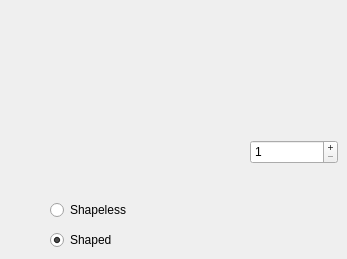
          <widget class="QWidget" name="craftingTab">
           <attribute name="title">
            <string>Crafting</string>
           </attribute>
           <widget class="QPushButton" name="slot0Button">
            <property name="geometry">
             <rect>
              <x>40</x>
              <y>40</y>
              <width>50</width>
              <height>50</height>
             </rect>
            </property>
            <property name="toolTip">
             <string>&lt;html&gt;&lt;head/&gt;&lt;body&gt;&lt;p&gt;A slot representing a crafting table slot!&lt;/p&gt;&lt;/body&gt;&lt;/html&gt;</string>
            </property>
            <property name="text">
             <string/>
            </property>
            <property name="flat">
             <bool>true</bool>
            </property>
           </widget>
           <widget class="QPushButton" name="slot1Button">
            <property name="geometry">
             <rect>
              <x>90</x>
              <y>40</y>
              <width>50</width>
              <height>50</height>
             </rect>
            </property>
            <property name="toolTip">
             <string>&lt;html&gt;&lt;head/&gt;&lt;body&gt;&lt;p&gt;A slot representing a crafting table slot!&lt;/p&gt;&lt;/body&gt;&lt;/html&gt;</string>
            </property>
            <property name="text">
             <string/>
            </property>
            <property name="flat">
             <bool>true</bool>
            </property>
           </widget>
           <widget class="QPushButton" name="slot2Button">
            <property name="geometry">
             <rect>
              <x>140</x>
              <y>40</y>
              <width>50</width>
              <height>50</height>
             </rect>
            </property>
            <property name="toolTip">
             <string>&lt;html&gt;&lt;head/&gt;&lt;body&gt;&lt;p&gt;A slot representing a crafting table slot!&lt;/p&gt;&lt;/body&gt;&lt;/html&gt;</string>
            </property>
            <property name="text">
             <string/>
            </property>
            <property name="flat">
             <bool>true</bool>
            </property>
           </widget>
           <widget class="QPushButton" name="slot3Button">
            <property name="geometry">
             <rect>
              <x>40</x>
              <y>90</y>
              <width>50</width>
              <height>50</height>
             </rect>
            </property>
            <property name="toolTip">
             <string>&lt;html&gt;&lt;head/&gt;&lt;body&gt;&lt;p&gt;A slot representing a crafting table slot!&lt;/p&gt;&lt;/body&gt;&lt;/html&gt;</string>
            </property>
            <property name="text">
             <string/>
            </property>
            <property name="flat">
             <bool>true</bool>
            </property>
           </widget>
           <widget class="QPushButton" name="slot4Button">
            <property name="geometry">
             <rect>
              <x>90</x>
              <y>90</y>
              <width>50</width>
              <height>50</height>
             </rect>
            </property>
            <property name="toolTip">
             <string>&lt;html&gt;&lt;head/&gt;&lt;body&gt;&lt;p&gt;A slot representing a crafting table slot!&lt;/p&gt;&lt;/body&gt;&lt;/html&gt;</string>
            </property>
            <property name="text">
             <string/>
            </property>
            <property name="flat">
             <bool>true</bool>
            </property>
           </widget>
           <widget class="QPushButton" name="slot5Button">
            <property name="geometry">
             <rect>
              <x>140</x>
              <y>90</y>
              <width>50</width>
              <height>50</height>
             </rect>
            </property>
            <property name="toolTip">
             <string>&lt;html&gt;&lt;head/&gt;&lt;body&gt;&lt;p&gt;A slot representing a crafting table slot!&lt;/p&gt;&lt;/body&gt;&lt;/html&gt;</string>
            </property>
            <property name="text">
             <string/>
            </property>
            <property name="flat">
             <bool>true</bool>
            </property>
           </widget>
           <widget class="QPushButton" name="slot6Button">
            <property name="geometry">
             <rect>
              <x>40</x>
              <y>140</y>
              <width>50</width>
              <height>50</height>
             </rect>
            </property>
            <property name="toolTip">
             <string>&lt;html&gt;&lt;head/&gt;&lt;body&gt;&lt;p&gt;A slot representing a crafting table slot!&lt;/p&gt;&lt;/body&gt;&lt;/html&gt;</string>
            </property>
            <property name="text">
             <string/>
            </property>
            <property name="flat">
             <bool>true</bool>
            </property>
           </widget>
           <widget class="QPushButton" name="slot7Button">
            <property name="geometry">
             <rect>
              <x>90</x>
              <y>140</y>
              <width>50</width>
              <height>50</height>
             </rect>
            </property>
            <property name="toolTip">
             <string>&lt;html&gt;&lt;head/&gt;&lt;body&gt;&lt;p&gt;A slot representing a crafting table slot!&lt;/p&gt;&lt;/body&gt;&lt;/html&gt;</string>
            </property>
            <property name="text">
             <string/>
            </property>
            <property name="flat">
             <bool>true</bool>
            </property>
           </widget>
           <widget class="QPushButton" name="slot8Button">
            <property name="geometry">
             <rect>
              <x>140</x>
              <y>140</y>
              <width>50</width>
              <height>50</height>
             </rect>
            </property>
            <property name="toolTip">
             <string>&lt;html&gt;&lt;head/&gt;&lt;body&gt;&lt;p&gt;A slot representing a crafting table slot!&lt;/p&gt;&lt;/body&gt;&lt;/html&gt;</string>
            </property>
            <property name="text">
             <string/>
            </property>
            <property name="flat">
             <bool>true</bool>
            </property>
           </widget>
           <widget class="QPushButton" name="slot9Button">
            <property name="geometry">
             <rect>
              <x>250</x>
              <y>90</y>
              <width>50</width>
              <height>50</height>
             </rect>
            </property>
            <property name="toolTip">
             <string>&lt;html&gt;&lt;head/&gt;&lt;body&gt;&lt;p&gt;The output of the crafting recipe. Can have any Minecraft block or item, as well as any custom blocks or items.&lt;/p&gt;&lt;/body&gt;&lt;/html&gt;</string>
            </property>
            <property name="text">
             <string/>
            </property>
            <property name="flat">
             <bool>true</bool>
            </property>
           </widget>
           <widget class="QSpinBox" name="slot9Count">
            <property name="geometry">
             <rect>
              <x>250</x>
              <y>140</y>
              <width>88</width>
              <height>24</height>
             </rect>
            </property>
            <property name="toolTip">
             <string>&lt;html&gt;&lt;head/&gt;&lt;body&gt;&lt;p&gt;The amount of your output. If this is higher than the max stack size of your output item, your datapack will crash!&lt;/p&gt;&lt;/body&gt;&lt;/html&gt;</string>
            </property>
            <property name="buttonSymbols">
             <enum>QAbstractSpinBox::ButtonSymbols::PlusMinus</enum>
            </property>
            <property name="minimum">
             <number>1</number>
            </property>
            <property name="maximum">
             <number>64</number>
            </property>
           </widget>
           <widget class="QRadioButton" name="shapelessRadio">
            <property name="geometry">
             <rect>
              <x>50</x>
              <y>200</y>
              <width>92</width>
              <height>20</height>
             </rect>
            </property>
            <property name="toolTip">
             <string>&lt;html&gt;&lt;head/&gt;&lt;body&gt;&lt;p&gt;Makes the recipe shapeless.&lt;/p&gt;&lt;/body&gt;&lt;/html&gt;</string>
            </property>
            <property name="text">
             <string>Shapeless</string>
            </property>
            <property name="autoRepeat">
             <bool>false</bool>
            </property>
            <property name="autoExclusive">
             <bool>true</bool>
            </property>
           </widget>
           <widget class="QRadioButton" name="exactlyRadio">
            <property name="geometry">
             <rect>
              <x>50</x>
              <y>230</y>
              <width>161</width>
              <height>20</height>
             </rect>
            </property>
            <property name="toolTip">
             <string>&lt;html&gt;&lt;head/&gt;&lt;body&gt;&lt;p&gt;Makes the recipe normal.&lt;/p&gt;&lt;/body&gt;&lt;/html&gt;</string>
            </property>
            <property name="text">
             <string>Shaped</string>
            </property>
            <property name="checked">
             <bool>true</bool>
            </property>
            <property name="autoRepeat">
             <bool>false</bool>
            </property>
            <property name="autoExclusive">
             <bool>true</bool>
            </property>
           </widget>
           <widget class="QLabel" name="slot0">
            <property name="geometry">
             <rect>
              <x>40</x>
              <y>40</y>
              <width>50</width>
              <height>50</height>
             </rect>
            </property>
            <property name="text">
             <string/>
            </property>
           </widget>
           <widget class="QLabel" name="slot1">
            <property name="geometry">
             <rect>
              <x>90</x>
              <y>40</y>
              <width>50</width>
              <height>50</height>
             </rect>
            </property>
            <property name="text">
             <string/>
            </property>
           </widget>
           <widget class="QLabel" name="slot2">
            <property name="geometry">
             <rect>
              <x>140</x>
              <y>40</y>
              <width>50</width>
              <height>50</height>
             </rect>
            </property>
            <property name="text">
             <string/>
            </property>
           </widget>
           <widget class="QLabel" name="slot3">
            <property name="geometry">
             <rect>
              <x>40</x>
              <y>90</y>
              <width>50</width>
              <height>50</height>
             </rect>
            </property>
            <property name="text">
             <string/>
            </property>
           </widget>
           <widget class="QLabel" name="slot4">
            <property name="geometry">
             <rect>
              <x>90</x>
              <y>90</y>
              <width>50</width>
              <height>50</height>
             </rect>
            </property>
            <property name="text">
             <string/>
            </property>
           </widget>
           <widget class="QLabel" name="slot5">
            <property name="geometry">
             <rect>
              <x>140</x>
              <y>90</y>
              <width>50</width>
              <height>50</height>
             </rect>
            </property>
            <property name="text">
             <string/>
            </property>
           </widget>
           <widget class="QLabel" name="slot6">
            <property name="geometry">
             <rect>
              <x>40</x>
              <y>140</y>
              <width>50</width>
              <height>50</height>
             </rect>
            </property>
            <property name="text">
             <string/>
            </property>
           </widget>
           <widget class="QLabel" name="slot7">
            <property name="geometry">
             <rect>
              <x>90</x>
              <y>140</y>
              <width>50</width>
              <height>50</height>
             </rect>
            </property>
            <property name="text">
             <string/>
            </property>
           </widget>
           <widget class="QLabel" name="slot8">
            <property name="geometry">
             <rect>
              <x>140</x>
              <y>140</y>
              <width>50</width>
              <height>50</height>
             </rect>
            </property>
            <property name="text">
             <string/>
            </property>
           </widget>
           <widget class="QLabel" name="slot9">
            <property name="geometry">
             <rect>
              <x>250</x>
              <y>90</y>
              <width>50</width>
              <height>50</height>
             </rect>
            </property>
            <property name="text">
             <string/>
            </property>
           </widget>
           <zorder>slot9Count</zorder>
           <zorder>shapelessRadio</zorder>
           <zorder>exactlyRadio</zorder>
           <zorder>slot0</zorder>
           <zorder>slot1</zorder>
           <zorder>slot2</zorder>
           <zorder>slot3</zorder>
           <zorder>slot4</zorder>
           <zorder>slot5</zorder>
           <zorder>slot6</zorder>
           <zorder>slot7</zorder>
           <zorder>slot8</zorder>
           <zorder>slot9</zorder>
           <zorder>slot6Button</zorder>
           <zorder>slot1Button</zorder>
           <zorder>slot2Button</zorder>
           <zorder>slot7Button</zorder>
           <zorder>slot0Button</zorder>
           <zorder>slot4Button</zorder>
           <zorder>slot3Button</zorder>
           <zorder>slot8Button</zorder>
           <zorder>slot9Button</zorder>
           <zorder>slot5Button</zorder>
          </widget>
